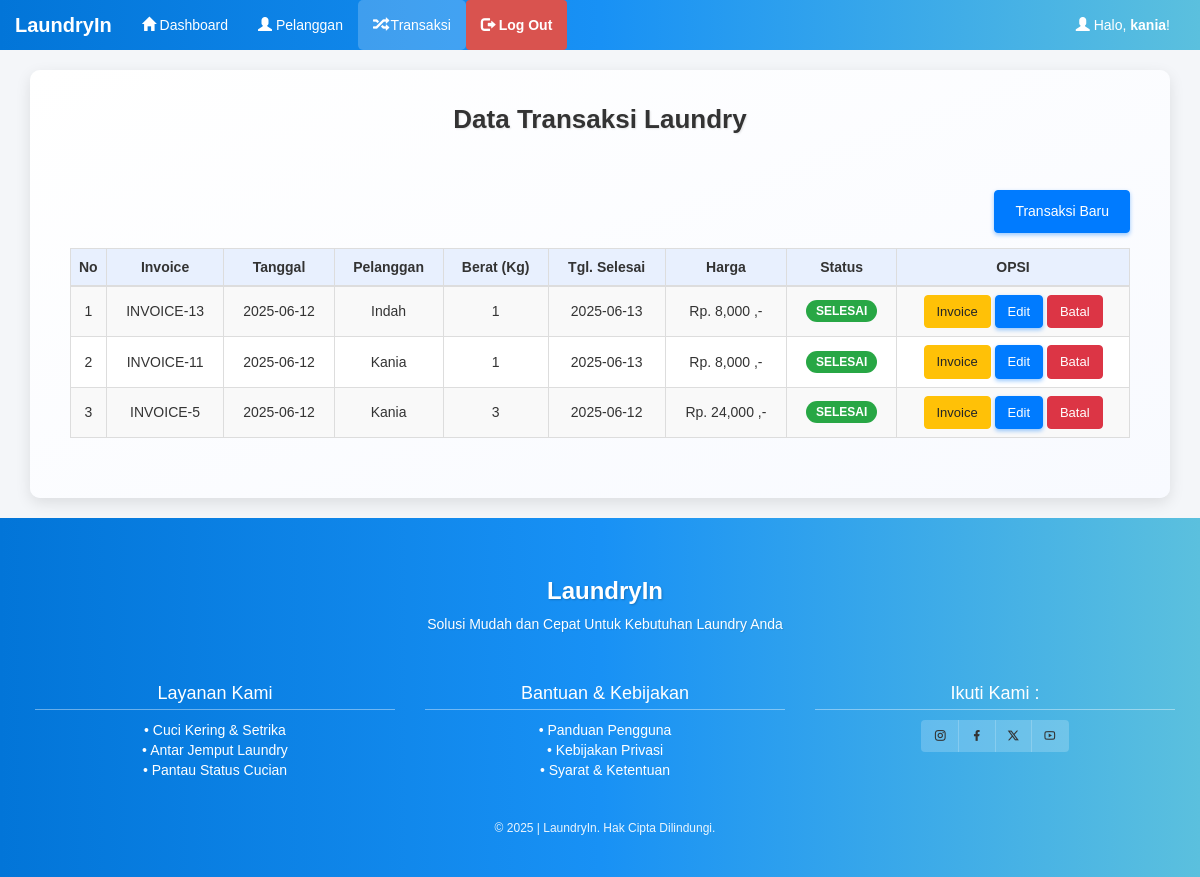
Screenshot of /admin/transaksi.php (signed in) with the database file from the repository.
### tables this page shows
CREATE TABLE `pelanggan` (
  `pelanggan_id` int(11) NOT NULL AUTO_INCREMENT,
  `pelanggan_nama` varchar(255) NOT NULL,
  `pelanggan_hp` varchar(20) NOT NULL,
  `pelanggan_alamat` text NOT NULL,
  `pelanggan_status` varchar(20) DEFAULT 'Tidak Aktif',
  PRIMARY KEY (`pelanggan_id`)
);

CREATE TABLE `transaksi` (
  `transaksi_id` int(11) NOT NULL AUTO_INCREMENT,
  `transaksi_tgl` date NOT NULL,
  `transaksi_pelanggan` int(11) NOT NULL,
  `transaksi_harga` int(11) NOT NULL,
  `transaksi_berat` int(11) NOT NULL,
  `transaksi_tgl_selesai` date NOT NULL,
  `transaksi_status` int(11) NOT NULL,
  PRIMARY KEY (`transaksi_id`)
);

### admin/transaksi.php (the view, shortened to what this page needs)
<?php include 'header.php'; ?>
<div class="container">
    <div class="panel">
        <div class="panel-heading">
            <h4>Data Transaksi Laundry</h4>
        </div>
        <div class="panel-body">
            <div class="top-btn-container">
                <a href="transaksi_tambah.php" class="btn btn-info btn-sm" style="font-size: 14px; padding: 10px 20px;">
                    <i class="fa fa-plus"></i> Transaksi Baru
                </a>
            </div>
            <table class="table table-bordered table-striped">
                <thead>
                    <tr class="text-center">
                        <th width="1%">No</th>
                        <th>Invoice</th>
                        <th>Tanggal</th>
                        <th>Pelanggan</th>
                        <th>Berat (Kg)</th>
                        <th>Tgl. Selesai</th>
                        <th>Harga</th>
                        <th>Status</th>
                        <th width="22%">OPSI</th>
                    </tr>
                </thead>
                <tbody>
                    <?php
                    include '../koneksi.php';
                    $data = mysqli_query($koneksi, "SELECT * FROM pelanggan,transaksi WHERE transaksi_pelanggan=pelanggan_id ORDER BY transaksi_id DESC");
                    $no = 1;
                    while($d = mysqli_fetch_array($data)){
                        $statusBadge = "";
                        if($d['transaksi_status'] == "0"){
                            $statusBadge = "<span class='badge proses'>PROSES</span>";
                        } else if($d['transaksi_status'] == "1"){
                            $statusBadge = "<span class='badge dicuci'>DICUCI</span>";
                        } else if($d['transaksi_status'] == "2"){
                            $statusBadge = "<span class='badge selesai'>SELESAI</span>";
                        }
                    ?>
                    <tr>
                        <td><?php echo $no++; ?></td>
                        <td>INVOICE-<?php echo $d['transaksi_id']; ?></td>
                        <td><?php echo $d['transaksi_tgl']; ?></td>
                        <td><?php echo $d['pelanggan_nama']; ?></td>
                        <td class="text-center"><?php echo $d['transaksi_berat']; ?></td>
                        <td><?php echo $d['transaksi_tgl_selesai']; ?></td>
                        <td><?php echo "Rp. ".number_format($d['transaksi_harga'])." ,-"; ?></td>
                        <td class="text-center"><?php echo $statusBadge; ?></td>
                        <td>
                            <a href="transaksi_invoice.php?id=<?php echo $d['transaksi_id']; ?>" target="_blank"
                               class="btn btn-warning btn-sm mb-1" title="Lihat Invoice">
                                <i class="fa fa-file-invoice-dollar"></i> Invoice
                            </a>
                            <a href="transaksi_edit.php?id=<?php echo $d['transaksi_id']; ?>"
                               class="btn btn-info btn-sm mb-1" title="Edit Transaksi">
                                <i class="fa fa-edit"></i> Edit
                            </a>
                            <a href="transaksi_hapus.php?id=<?php echo $d['transaksi_id']; ?>"
                               class="btn btn-danger btn-sm mb-1"
                               onclick="return confirm('Yakin ingin membatalkan transaksi ini?')"
                               title="Batalkan Transaksi">
                                <i class="fa fa-ban"></i> Batal
                            </a>
                        </td>
                    </tr>
                    <?php } ?>
                </tbody>
            </table>
        </div>
    </div>
</div>
<?php include 'footer.php'; ?>

### admin/header.php (style rules this page uses)
body { background: #f0f0f0; font-family: 'Arial', sans-serif; }
.table thead { background-color: #0275d8; color: white; text-align: center; }
.table td, .table th { text-align: center; vertical-align: middle !important; }

### admin/transaksi.php (style rules this page uses)
body { background-color: #f4f6f9; }
.panel { background: linear-gradient(to bottom right, #ffffff, #f8faff); border: none; border-radius: 10px; padding: 25px; box-shadow: 0 5px 15px rgba(0,0,0,0.1); }
.panel-heading { text-align: center; margin-bottom: 30px; }
.panel-heading h4 { font-family: 'Poppins', sans-serif; font-weight: 700; font-size: 26px; color: #333; margin: 0; text-shadow: 1px 1px 2px rgba(0,0,0,0.1); }
.btn { border-radius: 4px; font-family: 'Poppins', sans-serif; }
.btn-sm { padding: 6px 12px; font-size: 13px; }
.btn-info { background-color: #007bff; border-color: #007bff; color: white; box-shadow: 0 2px 4px rgba(0,123,255,0.4); }
.btn-warning { background-color: #ffc107; border-color: #ffc107; color: #212529; }
.btn-danger { background-color: #dc3545; border-color: #dc3545; color: white; }
.table { font-family: 'Poppins', sans-serif; font-size: 14px; background-color: #ffffff; }
.table > thead > tr { background-color: #e8f0fe; color: #333; }
.badge { padding: 5px 10px; border-radius: 12px; font-size: 12px; font-weight: bold; }
.badge.selesai { background-color: #28a745; color: #fff; }
.top-btn-container { display: flex; justify-content: flex-end; margin-bottom: 15px; }

### rows the page displays
pelanggan: transaksi.transaksi_id "13", transaksi.transaksi_tgl "2025-06-12", pelanggan_nama "Indah", transaksi.transaksi_berat "1", transaksi.transaksi_tgl_selesai "2025-06-13", transaksi.transaksi_harga "8,000"
pelanggan: transaksi.transaksi_id "11", transaksi.transaksi_tgl "2025-06-12", pelanggan_nama "Kania", transaksi.transaksi_berat "1", transaksi.transaksi_tgl_selesai "2025-06-13", transaksi.transaksi_harga "8,000", transaksi.transaksi_id "5", transaksi.transaksi_berat "3", transaksi.transaksi_tgl_selesai "2025-06-12", transaksi.transaksi_harga "24,000"

### other values shown
$_SESSION['username'] "kania"
